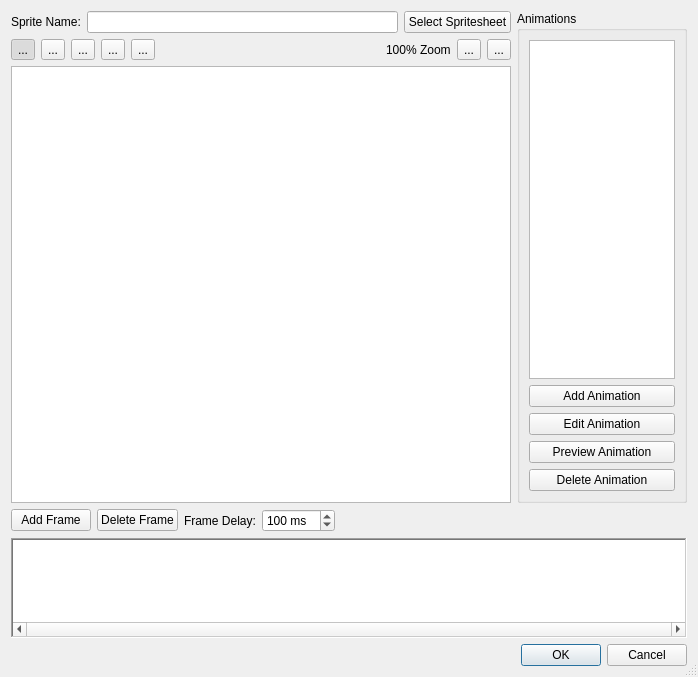
<?xml version="1.0" encoding="UTF-8"?>
<ui version="4.0">
 <class>SpriteEditor</class>
 <widget class="QDialog" name="SpriteEditor">
  <property name="geometry">
   <rect>
    <x>0</x>
    <y>0</y>
    <width>698</width>
    <height>677</height>
   </rect>
  </property>
  <property name="windowTitle">
   <string>Sprite Editor</string>
  </property>
  <property name="sizeGripEnabled">
   <bool>true</bool>
  </property>
  <property name="modal">
   <bool>true</bool>
  </property>
  <layout class="QVBoxLayout" name="verticalLayout_5">
   <item>
    <layout class="QHBoxLayout" name="horizontalLayout_4">
     <item>
      <layout class="QVBoxLayout" name="verticalLayout_3">
       <item>
        <layout class="QHBoxLayout" name="horizontalLayout_2">
         <item>
          <widget class="QLabel" name="label">
           <property name="text">
            <string>Sprite Name:</string>
           </property>
          </widget>
         </item>
         <item>
          <widget class="QLineEdit" name="spriteNameInput"/>
         </item>
         <item>
          <widget class="QPushButton" name="selectSpritesheetButton">
           <property name="text">
            <string>Select Spritesheet</string>
           </property>
          </widget>
         </item>
        </layout>
       </item>
       <item>
        <layout class="QHBoxLayout" name="horizontalLayout_3">
         <item>
          <widget class="QToolButton" name="autoFrameSelectTool">
           <property name="text">
            <string>...</string>
           </property>
           <property name="icon">
            <iconset resource="../Icons.qrc">
             <normaloff>:/Icons/autoframeselect.png</normaloff>:/Icons/autoframeselect.png</iconset>
           </property>
           <property name="checkable">
            <bool>true</bool>
           </property>
           <property name="checked">
            <bool>true</bool>
           </property>
           <attribute name="buttonGroup">
            <string>toolButtons</string>
           </attribute>
          </widget>
         </item>
         <item>
          <widget class="QToolButton" name="frameSelectTool">
           <property name="toolTip">
            <string>Frame Selection Tool</string>
           </property>
           <property name="text">
            <string>...</string>
           </property>
           <property name="icon">
            <iconset resource="../Icons.qrc">
             <normaloff>:/Icons/frameselect.png</normaloff>:/Icons/frameselect.png</iconset>
           </property>
           <property name="checkable">
            <bool>true</bool>
           </property>
           <property name="checked">
            <bool>false</bool>
           </property>
           <property name="popupMode">
            <enum>QToolButton::DelayedPopup</enum>
           </property>
           <property name="toolButtonStyle">
            <enum>Qt::ToolButtonIconOnly</enum>
           </property>
           <attribute name="buttonGroup">
            <string>toolButtons</string>
           </attribute>
          </widget>
         </item>
         <item>
          <widget class="QToolButton" name="renderSpotTool">
           <property name="toolTip">
            <string>Render Spot Tool</string>
           </property>
           <property name="text">
            <string>...</string>
           </property>
           <property name="icon">
            <iconset resource="../Icons.qrc">
             <normaloff>:/Icons/renderspot.png</normaloff>:/Icons/renderspot.png</iconset>
           </property>
           <property name="checkable">
            <bool>true</bool>
           </property>
           <attribute name="buttonGroup">
            <string>toolButtons</string>
           </attribute>
          </widget>
         </item>
         <item>
          <widget class="QToolButton" name="addHotspotTool">
           <property name="toolTip">
            <string>Add Hotspot Tool</string>
           </property>
           <property name="text">
            <string>...</string>
           </property>
           <property name="icon">
            <iconset resource="../Icons.qrc">
             <normaloff>:/Icons/hotspot.png</normaloff>:/Icons/hotspot.png</iconset>
           </property>
           <property name="iconSize">
            <size>
             <width>16</width>
             <height>16</height>
            </size>
           </property>
           <property name="checkable">
            <bool>true</bool>
           </property>
           <property name="autoRaise">
            <bool>false</bool>
           </property>
           <attribute name="buttonGroup">
            <string>toolButtons</string>
           </attribute>
          </widget>
         </item>
         <item>
          <widget class="QToolButton" name="pointerTool">
           <property name="toolTip">
            <string>Pointer Tool</string>
           </property>
           <property name="text">
            <string>...</string>
           </property>
           <property name="icon">
            <iconset resource="../Icons.qrc">
             <normaloff>:/Icons/selector.png</normaloff>:/Icons/selector.png</iconset>
           </property>
           <property name="checkable">
            <bool>true</bool>
           </property>
           <attribute name="buttonGroup">
            <string>toolButtons</string>
           </attribute>
          </widget>
         </item>
         <item>
          <spacer name="horizontalSpacer_4">
           <property name="orientation">
            <enum>Qt::Horizontal</enum>
           </property>
           <property name="sizeHint" stdset="0">
            <size>
             <width>40</width>
             <height>20</height>
            </size>
           </property>
          </spacer>
         </item>
         <item>
          <widget class="QLabel" name="zoomLevelLabel">
           <property name="text">
            <string>100% Zoom</string>
           </property>
          </widget>
         </item>
         <item>
          <widget class="QToolButton" name="zoominTool">
           <property name="text">
            <string>...</string>
           </property>
           <property name="icon">
            <iconset resource="../Icons.qrc">
             <normaloff>:/Icons/zoomin.png</normaloff>:/Icons/zoomin.png</iconset>
           </property>
           <property name="checkable">
            <bool>false</bool>
           </property>
           <property name="toolButtonStyle">
            <enum>Qt::ToolButtonIconOnly</enum>
           </property>
          </widget>
         </item>
         <item>
          <widget class="QToolButton" name="zoomoutTool">
           <property name="text">
            <string>...</string>
           </property>
           <property name="icon">
            <iconset resource="../Icons.qrc">
             <normaloff>:/Icons/zoomout.png</normaloff>:/Icons/zoomout.png</iconset>
           </property>
          </widget>
         </item>
        </layout>
       </item>
       <item>
        <widget class="QGraphicsView" name="imageView">
         <property name="dragMode">
          <enum>QGraphicsView::NoDrag</enum>
         </property>
        </widget>
       </item>
      </layout>
     </item>
     <item>
      <widget class="QGroupBox" name="groupBox">
       <property name="minimumSize">
        <size>
         <width>170</width>
         <height>0</height>
        </size>
       </property>
       <property name="maximumSize">
        <size>
         <width>170</width>
         <height>16777215</height>
        </size>
       </property>
       <property name="title">
        <string>Animations</string>
       </property>
       <layout class="QVBoxLayout" name="verticalLayout">
        <item>
         <widget class="QListWidget" name="animationList">
          <property name="dragDropMode">
           <enum>QAbstractItemView::DragDrop</enum>
          </property>
          <property name="defaultDropAction">
           <enum>Qt::MoveAction</enum>
          </property>
         </widget>
        </item>
        <item>
         <widget class="QPushButton" name="addAnimationButton">
          <property name="maximumSize">
           <size>
            <width>150</width>
            <height>16777215</height>
           </size>
          </property>
          <property name="text">
           <string>Add Animation</string>
          </property>
         </widget>
        </item>
        <item>
         <widget class="QPushButton" name="editAnimationButton">
          <property name="text">
           <string>Edit Animation</string>
          </property>
         </widget>
        </item>
        <item>
         <widget class="QPushButton" name="previewButton">
          <property name="text">
           <string>Preview Animation</string>
          </property>
         </widget>
        </item>
        <item>
         <widget class="QPushButton" name="deleteAnimationButton">
          <property name="minimumSize">
           <size>
            <width>0</width>
            <height>0</height>
           </size>
          </property>
          <property name="maximumSize">
           <size>
            <width>150</width>
            <height>16777215</height>
           </size>
          </property>
          <property name="text">
           <string>Delete Animation</string>
          </property>
         </widget>
        </item>
       </layout>
      </widget>
     </item>
    </layout>
   </item>
   <item>
    <layout class="QHBoxLayout" name="horizontalLayout_6">
     <item>
      <widget class="QPushButton" name="addFrameButton">
       <property name="text">
        <string>Add Frame</string>
       </property>
      </widget>
     </item>
     <item>
      <widget class="QPushButton" name="deleteFrameButton">
       <property name="text">
        <string>Delete Frame</string>
       </property>
      </widget>
     </item>
     <item>
      <widget class="QLabel" name="label_3">
       <property name="text">
        <string>Frame Delay:</string>
       </property>
      </widget>
     </item>
     <item>
      <widget class="QSpinBox" name="frameDelayInput">
       <property name="suffix">
        <string> ms</string>
       </property>
       <property name="minimum">
        <number>1</number>
       </property>
       <property name="maximum">
        <number>2000</number>
       </property>
       <property name="singleStep">
        <number>10</number>
       </property>
       <property name="value">
        <number>100</number>
       </property>
      </widget>
     </item>
     <item>
      <spacer name="horizontalSpacer_2">
       <property name="orientation">
        <enum>Qt::Horizontal</enum>
       </property>
       <property name="sizeHint" stdset="0">
        <size>
         <width>40</width>
         <height>20</height>
        </size>
       </property>
      </spacer>
     </item>
    </layout>
   </item>
   <item>
    <widget class="QListWidget" name="frameList">
     <property name="minimumSize">
      <size>
       <width>0</width>
       <height>100</height>
      </size>
     </property>
     <property name="maximumSize">
      <size>
       <width>16777215</width>
       <height>100</height>
      </size>
     </property>
     <property name="frameShape">
      <enum>QFrame::WinPanel</enum>
     </property>
     <property name="horizontalScrollBarPolicy">
      <enum>Qt::ScrollBarAlwaysOn</enum>
     </property>
     <property name="dragDropMode">
      <enum>QAbstractItemView::NoDragDrop</enum>
     </property>
     <property name="defaultDropAction">
      <enum>Qt::IgnoreAction</enum>
     </property>
     <property name="alternatingRowColors">
      <bool>true</bool>
     </property>
     <property name="iconSize">
      <size>
       <width>100</width>
       <height>100</height>
      </size>
     </property>
     <property name="movement">
      <enum>QListView::Static</enum>
     </property>
     <property name="flow">
      <enum>QListView::LeftToRight</enum>
     </property>
     <property name="viewMode">
      <enum>QListView::IconMode</enum>
     </property>
    </widget>
   </item>
   <item>
    <widget class="QDialogButtonBox" name="buttonBox">
     <property name="orientation">
      <enum>Qt::Horizontal</enum>
     </property>
     <property name="standardButtons">
      <set>QDialogButtonBox::Cancel|QDialogButtonBox::Ok</set>
     </property>
    </widget>
   </item>
  </layout>
 </widget>
 <resources>
  <include location="../Icons.qrc"/>
 </resources>
 <connections>
  <connection>
   <sender>buttonBox</sender>
   <signal>accepted()</signal>
   <receiver>SpriteEditor</receiver>
   <slot>accept()</slot>
   <hints>
    <hint type="sourcelabel">
     <x>257</x>
     <y>667</y>
    </hint>
    <hint type="destinationlabel">
     <x>157</x>
     <y>274</y>
    </hint>
   </hints>
  </connection>
  <connection>
   <sender>buttonBox</sender>
   <signal>rejected()</signal>
   <receiver>SpriteEditor</receiver>
   <slot>reject()</slot>
   <hints>
    <hint type="sourcelabel">
     <x>325</x>
     <y>667</y>
    </hint>
    <hint type="destinationlabel">
     <x>286</x>
     <y>274</y>
    </hint>
   </hints>
  </connection>
  <connection>
   <sender>animationList</sender>
   <signal>itemDoubleClicked(QListWidgetItem*)</signal>
   <receiver>editAnimationButton</receiver>
   <slot>click()</slot>
   <hints>
    <hint type="sourcelabel">
     <x>602</x>
     <y>203</y>
    </hint>
    <hint type="destinationlabel">
     <x>602</x>
     <y>421</y>
    </hint>
   </hints>
  </connection>
 </connections>
 <buttongroups>
  <buttongroup name="toolButtons"/>
 </buttongroups>
</ui>
